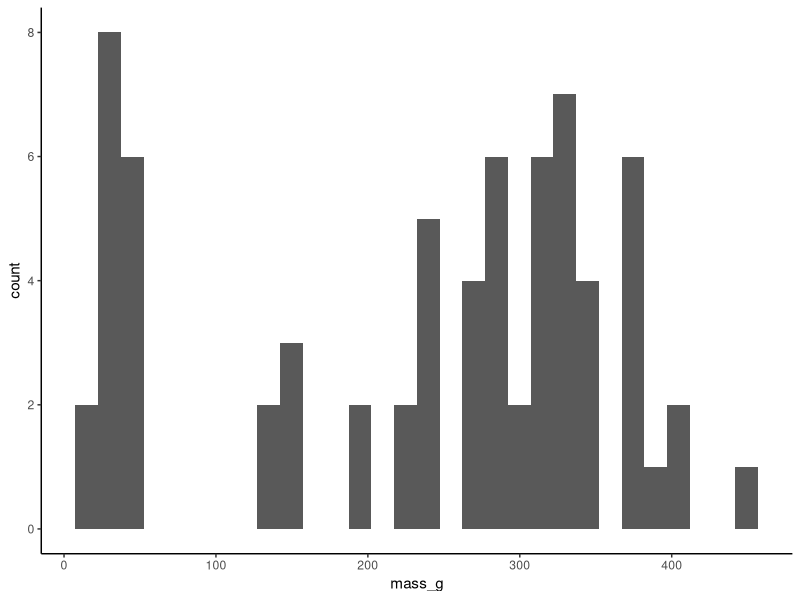
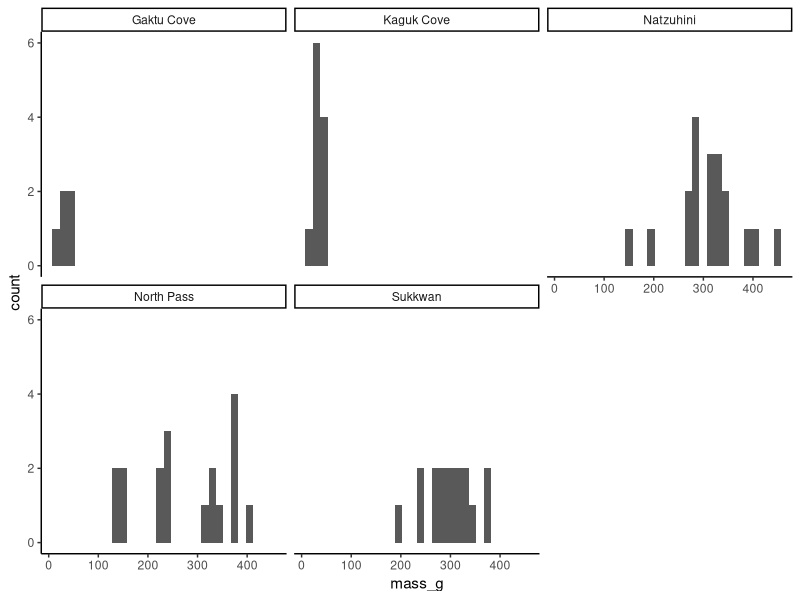
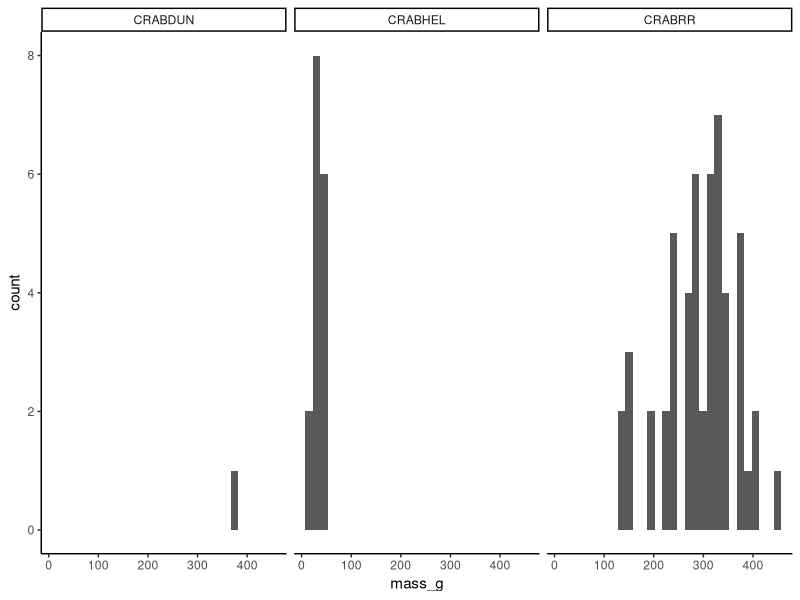

These figures' R source, in order:
## ---- chunk 1
library(dplyr)
library(tidyr)
library(vegan)
library(ggplot2)

theme_set(theme_classic())
## ---- chunk 2
st.er <- function(x, na.rm = TRUE) {
  stopifnot(is.numeric(x))
  return(sd(x, na.rm = na.rm)/sqrt(length(x)))
}
## ---- chunk 3
crab <- read.csv("../../ALL_DATA/Crab_pots_2018_RAW.csv", stringsAsFactors = FALSE, header = TRUE)

crabLW <- read.csv("../../ALL_DATA/crab_length_weight_conversion_2017_RAW.csv", stringsAsFactors = FALSE, header = TRUE)
## ---- chunk 4
crab$date_set <- as.Date(crab$date_set, format = "%m/%d/%Y")
crab$date_set_juliean <- format(crab$date_set, "%j")
crab$date_pulled <- as.Date(crab$date_pulled , format = "%m/%d/%Y")
crab$date_pulled_julian <- format(crab$date_pulled, "%j")
## ---- chunk 5
crab <- crab %>% 
  filter(taxon == "Decapoda")
## ---- chunk 6
crab <- merge(crab, crabLW, by = "sp_code") # this also removes the sea star at the same time which is nice
colnames(crab)[14] <- "taxon"
## ---- chunk 7
crab$mass_g <- (crab$a_mean * (crab$carapace_width_mm)^crab$b_mean)
range(crab$mass_g, na.rm = TRUE)

# Some example plots
ggplot(crab, aes(mass_g)) +
  geom_histogram()

ggplot(crab, aes(mass_g)) +
  geom_histogram() +
  facet_wrap(~place_name)

ggplot(crab, aes(mass_g)) +
  geom_histogram() +
  facet_wrap(~sp_code)
## ---- chunk 8
crab.site.sp <- crab %>% 
  filter(taxon.x == "Decapoda") %>% # make sure we only have crabs
  group_by(site, sp_code) %>% 
  summarise(total_crab_sp = n(),
            width = mean(carapace_width_mm), 
            width_se = st.er(carapace_width_mm),
            mass = mean(mass_g),
            mass_se = st.er(mass_g))
## ---- chunk 9
crab.site <- crab %>% 
  filter(taxon.x == "Decapoda") %>% # make sure we only have crabs
  group_by(site) %>% 
  summarise(unique(place_name),
            unique(date_set),
            unique(date_pulled),
            unique(date_set_juliean),
            unique(date_pulled_julian),
            unique(time_soak_hr),
            total_crab = n(),
            crab_width = mean(carapace_width_mm), 
            crab_width_se = st.er(carapace_width_mm),
            crab_mass = mean(mass_g),
            crab_mass_se = st.er(mass_g))

# clean up column names
colnames(crab.site)[1:7] <- c("site", "place_name", "date_set", "date_pulled", "date_set_julian", "date_pulled_julian", "time_soak_hr")

## ---- chunk 10
crab.site.sp.wide <- spread(crab.site.sp[, 1:3], key = sp_code, value = total_crab_sp)
crab.site.sp.wide[is.na(crab.site.sp.wide)] <- 0

crab.site.sp.wide$shan_diverse <- diversity(crab.site.sp.wide[2:4], index = "shannon")
crab.site.sp.wide$simp_diverse <- diversity(crab.site.sp.wide[2:4], index = "simpson")
## ---- chunk 11
crab.site <- merge(crab.site, crab.site.sp.wide[, c(1, 5:6)], by = "site")
## ---- chunk 12
write.csv(crab.site, "../../ALL_DATA/crab_simple_site_2018_derived.csv", row.names = FALSE)
